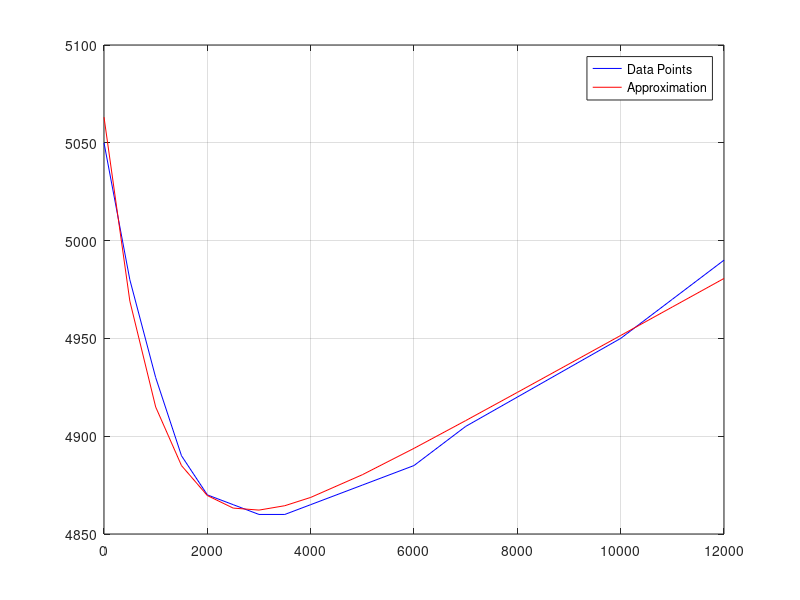

Write MATLAB code to recreate this figure.
clc;format short;
z = [    0, 500,1000,1500,2000,2500,3000,3500,4000,5000,6000,7000,8000,9000,10000,11000,12000]';
cV = [5050,4980,4930,4890,4870,4865,4860,4860,4865,4875,4885,4905,4920,4935, 4950, 4970, 4990]';
a =5.6596; b = 14.582; c = 257.43; d = 1;
clear p;
p = [a b c]';
hnorm = 1;
tolerans = 1e-8;
jGN = @(p) p(2)/1000 - (p(3).*exp(z/1000))/1000;
fGN = @(p) -cV + 4800 + p(1) + p(2) .* (z/1000) + p(3) .*  exp(-1 .* (z/1000));
while hnorm < tolerans
    hnorm
    j =  b/1000 - (c.*exp(z/1000))/1000;
    f =  -cV + 4800 + a + b .* (z/1000) + c .*  exp(-1 .* (z/1000));
    h = -j\f;
    hnorm = norm(h, inf);
    p = p + h;
    a = p(1); b = p(2); c = p(3);
    p
end
p

test = @(z) 4800 + p(1) + p(2) .* (z/1000) + p(3) .*  exp(-1 .* (z/1000));
for i=1:1:size(z)
    f(i) = test(z(i));
end

%sida 338 p8-15 '(350)

plot(z, cV, 'b');
hold on;
plot(z, f, 'r');
legend("Data Points","Approximation");
grid on;